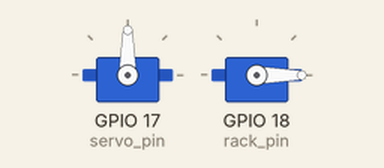
Recording of a program running on a simulated Raspberry Pi (BCM pin numbers). Parts: 2 × servo. Servo angles are drawn from the pulse width (0.5 ms = 0°, 2.5 ms = 180°). At 0.3 s the program stops and its outputs stay as they are.

Above: at 0.1 s.
Timing chart, 0 to 1.6 s (numbered marks = the images above):
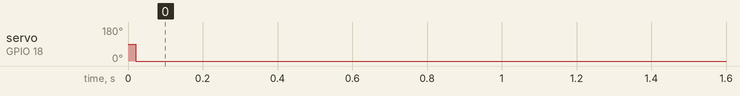

The program:

test9.py
```python
import RPi.GPIO as GPIO
import time

def angle_to_duty_cycle(angle):
        return 2.5 + (angle/18)

servo_pin = 17
rack_pin = 18

GPIO.setmode(GPIO.BCM)
GPIO.setup(servo_pin,GPIO.OUT)
GPIO.setup(rack_pin,GPIO.OUT)

pwm = GPIO.PWM(servo_pin,50)
pwm.start(7.5)

rack_pwm = GPIO.PWM(rack_pin,50)
rack_pwm.start(7.5)

try:
	rack_pwm.ChangeDutyCycle(2.5)
	time.sleep(0.3)
	pwm.stop()
	rack_pwm.stop()
	GPIO.cleanup()
except KeyboardInterrupt:
	pwm.stop()
	rack_pwm.stop()
	GPIO.cleanup()
```

Measured:
- by itself, servo on GPIO 18 (rack_pin): 90° → 0° at 0.02 s
